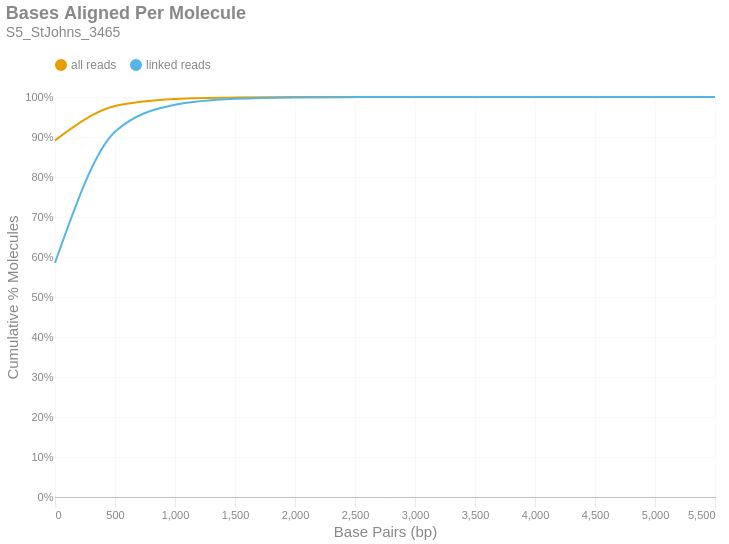

Notebook source saved alongside this figure:
### Markdown cell above
### Bases Aligned Per Molecule
This is a cumulative frequency distribution showing the number of base pairs aligned per unique molecule. These data are shown in 500 bp bins. There are two distributions: one with `all reads` (yellow) and another with only `linked reads` (blue). The percent of molecules in the `linked reads` distribution is relative to the total number of linked molecules.

### Code cell
if SKIPLR:
    print_html(f"Skipped")
else:
    binned_df = consolidated_hist(valids['aligned_bp'], mask, 500, True)
    with SafeRender(binned_df):
        (
            density_plot(binned_df, 'Bases Aligned Per Molecule', samplename, 'basesper')
            .encode(
                x=alt.X('bin:Q', title="Base Pairs (bp)").axis(tickMinStep=500).scale(padding=0),
                y=alt.Y('value:Q', title='Cumulative % Molecules')
                    .axis(format='%')
                    .scale(domain = [0,1])
                    .stack(False),
                color=alt.Color("key:N").scale(domain = ["all reads", "linked reads"]),
                tooltip = [
                    alt.Tooltip("key:N", title = "Data Type"),
                    alt.Tooltip("range_label:N", title="Bases Aligned Per Molecule"),
                    alt.Tooltip("value:Q", format = ".2%", title="% Molecules (Cum.)")
                ]
            )
        ).display()

### Figure 1 — Vega-Lite specification as saved in the notebook (floating-point values rounded to 4 significant figures)
{"width": "container", "height": 400, "config": {"title": {"anchor": "start", "dy": -15, "fontSize": 18, "color": "#888888", "subtitleColor": "#888888", "subtitleFontSize": 14}, "arc": {"fill": "#0072B2"}, "axis": {"domainColor": "#888888", "domainWidth": 0.5, "gridWidth": 0.2, "grid": false, "titleFontWeight": 400, "titleFontSize": 15, "labelFontSize": 11, "labelColor": "#888888", "tickColor": "#888888", "tickWidth": 0.2, "titleColor": "#888888"}, "axisBand": {"grid": false}, "axisX": {"grid": true, "tickSize": 10, "domainCap": "round"}, "axisY": {"domain": false, "grid": true, "tickSize": 0, "domainCap": "round"}, "background": "transparent", "header": {"labelFontSize": 15, "labelColor": "#888888", "titleFontSize": 15, "titleFontWeight": 600, "titleColor": "#888888"}, "legend": {"labelFont": "sans-serif", "labelFontSize": 12, "labelColor": "#888888", "symbolSize": 100, "symbolType": "circle", "titleFontSize": 12, "titlePadding": 10, "titleColor": "#888888", "title": null, "orient": "top"}, "range": {"category": ["#E69F00", "#56B4E9", "#009E73", "#F0E442", "#0072B2", "#D55E00", "#CC79A7", "#000000"], "diverging": ["#cfe8f3", "#a2d4ec", "#73bfe2", "#46abdb", "#1696d2", "#12719e"]}, "area": {"fill": "#0072B2", "fillOpacity": 0.7, "line": true, "strokeOpacity": 0.7}, "line": {"color": "#0072B2", "stroke": "#0072B2", "strokeWidth": 2}, "trail": {"color": "#0072B2", "stroke": "#0072B2", "strokeWidth": 0, "size": 1}, "point": {"filled": true, "fillOpacity": 1.0, "size": 95}, "text": {"color": "#888888", "fontSize": 11, "align": "right", "fontWeight": 400, "size": 11}, "bar": {"fill": "#0072B2", "stroke": null}, "view": {"stroke": null, "continuousWidth": 660, "continuousHeight": 400}}, "data": {"name": "data-5a28c5586faaacb80ca86fea459714ab"}, "mark": {"type": "line", "interpolate": "monotone", "point": {"opacity": 0, "size": 275}}, "encoding": {"color": {"field": "key", "scale": {"domain": ["all reads", "linked reads"]}, "type": "nominal"}, "tooltip": [{"field": "key", "title": "Data Type", "type": "nominal"}, {"field": "range_label", "title": "Bases Aligned Per Molecule", "type": "nominal"}, {"field": "value", "format": ".2%", "title": "% Molecules (Cum.)", "type": "quantitative"}], "x": {"axis": {"tickMinStep": 500}, "field": "bin", "scale": {"padding": 0}, "title": "Base Pairs (bp)", "type": "quantitative"}, "y": {"axis": {"format": "%"}, "field": "value", "scale": {"domain": [0, 1]}, "stack": false, "title": "Cumulative % Molecules", "type": "quantitative"}}, "params": [{"name": "param_c36ac31b6afebe62", "select": {"type": "point", "fields": ["key"]}, "bind": "legend"}], "title": {"text": "Bases Aligned Per Molecule", "subtitle": "S5_StJohns_3465"}, "transform": [{"fold": ["all reads (cumsum)", "linked reads (cumsum)"]}, {"calculate": "replace(datum.key, ' (cumsum)', '')", "as": "key"}, {"filter": {"param": "param_c36ac31b6afebe62"}}], "usermeta": {"embedOptions": {"downloadFileName": "S5_StJohns_3465.basesper"}}, "$schema": "https://vega.github.io/schema/vega-lite/v6.1.0.json", "datasets": {"data-5a28c5586faaacb80ca86fea459714ab": [{"bin": "0.0", "interval": "0.0-500.0", "all reads": 0.8917, "linked reads": 0.5852, "all reads (cumsum)": 0.8917, "linked reads (cumsum)": 0.5852, "range_label": "0-499"}, {"bin": "500.0", "interval": "500.0-1000.0", "all reads": 0.0857, "linked reads": 0.3278, "all reads (cumsum)": 0.9774, "linked reads (cumsum)": 0.913, "range_label": "500-999"}, {"bin": "1000.0", "interval": "1000.0-1500.0", "all reads": 0.01762, "linked reads": 0.06767, "all reads (cumsum)": 0.995, "linked reads (cumsum)": 0.9807, "range_label": "1000-1499"}, {"bin": "1500.0", "interval": "1500.0-2000.0", "all reads": 0.003872, "linked reads": 0.01488, "all reads (cumsum)": 0.9989, "linked reads (cumsum)": 0.9956, "range_label": "1500-1999"}, {"bin": "2000.0", "interval": "2000.0-2500.0", "all reads": 0.0008864, "linked reads": 0.003405, "all reads (cumsum)": 0.9997, "linked reads (cumsum)": 0.999, "range_label": "2000-2499"}, {"bin": "2500.0", "interval": "2500.0-3000.0", "all reads": 0.000182, "linked reads": 0.0006992, "all reads (cumsum)": 0.9999, "linked reads (cumsum)": 0.9997, "range_label": "2500-2999"}, {"bin": "3000.0", "interval": "3000.0-3500.0", "all reads": 5.045e-05, "linked reads": 0.0001938, "all reads (cumsum)": 1.0, "linked reads (cumsum)": 0.9999, "range_label": "3000-3499"}, {"bin": "3500.0", "interval": "3500.0-4000.0", "all reads": 1.674e-05, "linked reads": 6.433e-05, "all reads (cumsum)": 1.0, "linked reads (cumsum)": 1.0, "range_label": "3500-3999"}, {"bin": "4000.0", "interval": "4000.0-4500.0", "all reads": 6.959e-06, "linked reads": 2.673e-05, "all reads (cumsum)": 1.0, "linked reads (cumsum)": 1.0, "range_label": "4000-4499"}, {"bin": "4500.0", "interval": "4500.0-5000.0", "all reads": 1.305e-06, "linked reads": 5.012e-06, "all reads (cumsum)": 1.0, "linked reads (cumsum)": 1.0, "range_label": "4500-4999"}, {"bin": "5000.0", "interval": "5000.0-5500.0", "all reads": 1.087e-06, "linked reads": 4.177e-06, "all reads (cumsum)": 1.0, "linked reads (cumsum)": 1.0, "range_label": "5000-5499"}, {"bin": "5500.0", "interval": "5500.0-6000.0", "all reads": 4.349e-07, "linked reads": 1.671e-06, "all reads (cumsum)": 1.0, "linked reads (cumsum)": 1.0, "range_label": "5500-5999"}]}}
